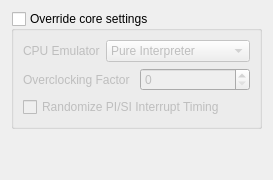
             <widget class="QWidget" name="innerGameCoreTab">
              <attribute name="title">
               <string>Core</string>
              </attribute>
              <layout class="QVBoxLayout" name="verticalLayout_23">
               <item>
                <widget class="QGroupBox" name="gameOverrideCoreSettingsGroupBox">
                 <property name="title">
                  <string>Override core settings</string>
                 </property>
                 <property name="checkable">
                  <bool>true</bool>
                 </property>
                 <property name="checked">
                  <bool>false</bool>
                 </property>
                 <layout class="QVBoxLayout" name="verticalLayout_22">
                  <item>
                   <layout class="QHBoxLayout" name="horizontalLayout_54">
                    <item>
                     <widget class="QLabel" name="label_57">
                      <property name="text">
                       <string>CPU Emulator</string>
                      </property>
                     </widget>
                    </item>
                    <item>
                     <widget class="QComboBox" name="gameCoreCpuEmulatorComboBox">
                      <item>
                       <property name="text">
                        <string>Pure Interpreter</string>
                       </property>
                      </item>
                      <item>
                       <property name="text">
                        <string>Cached Interpreter</string>
                       </property>
                      </item>
                      <item>
                       <property name="text">
                        <string>Dynamic Recompiler</string>
                       </property>
                      </item>
                     </widget>
                    </item>
                   </layout>
                  </item>
                  <item>
                   <layout class="QHBoxLayout" name="horizontalLayout_5">
                    <item>
                     <widget class="QLabel" name="label_4">
                      <property name="text">
                       <string>Overclocking Factor</string>
                      </property>
                     </widget>
                    </item>
                    <item>
                     <widget class="QSpinBox" name="gameOverclockingFactorSpinBox">
                      <property name="maximum">
                       <number>31</number>
                      </property>
                     </widget>
                    </item>
                   </layout>
                  </item>
                  <item>
                   <widget class="QCheckBox" name="gameRandomizeTimingCheckBox">
                    <property name="text">
                     <string>Randomize PI/SI Interrupt Timing</string>
                    </property>
                   </widget>
                  </item>
                 </layout>
                </widget>
               </item>
               <item>
                <spacer name="verticalSpacer_4">
                 <property name="orientation">
                  <enum>Qt::Orientation::Vertical</enum>
                 </property>
                 <property name="sizeHint" stdset="0">
                  <size>
                   <width>20</width>
                   <height>40</height>
                  </size>
                 </property>
                </spacer>
               </item>
              </layout>
             </widget>
